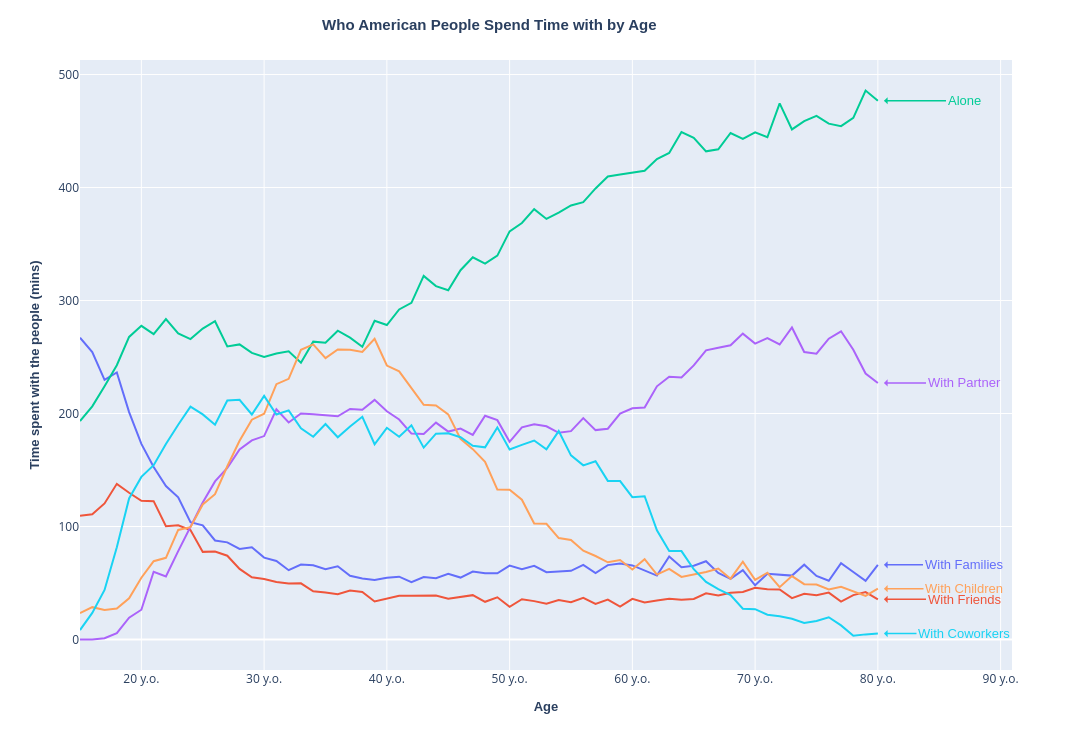

The code cell stored with this chart in its notebook:
### Code cell
# line plot or area plot of the time data

# sort Time by descending order
# df1_sort = df1_long.sort_values(by='Time_mins',ascending=False)
# print(df1_sort)

LinePlot_TimevsAge(df1_long, 'Year', 'Time_mins', 'People type')

### Figure 1 — Plotly figure (JSON) as saved in the notebook; plotly's stock layout.template omitted (floating-point values rounded to 4 significant figures)
{"data": [{"hovertemplate": "<b>With Parents, siblings, families:</b> %{y:.2f} mins<extra></extra>", "legendgroup": "Parents, siblings, families", "line": {"color": "#636EFA", "dash": "solid"}, "marker": {"symbol": "circle"}, "mode": "lines", "name": "Parents, siblings, families", "orientation": "v", "showlegend": true, "x": [15, 16, 17, 18, 19, 20, 21, 22, 23, 24, 25, 26, 27, 28, 29, 30, 31, 32, 33, 34, 35, 36, 37, 38, 39, 40, 41, 42, 43, 44, 45, 46, 47, 48, 49, 50, 51, 52, 53, 54, 55, 56, 57, 58, 59, 60, 61, 62, 63, 64, 65, 66, 67, 68, 69, 70, 71, 72, 73, 74, 75, 76, 77, 78, 79, 80], "xaxis": "x", "y": [267.1, 254.3, 229.8, 236.4, 201.3, 173.1, 152.7, 135.8, 125.8, 103.8, 101.0, 87.65, 85.96, 80.15, 81.61, 72.48, 69.53, 61.34, 66.36, 65.72, 62.11, 64.81, 56.45, 54.0, 52.7, 54.64, 55.61, 50.69, 55.29, 54.22, 58.07, 54.8, 60.09, 58.56, 58.64, 65.36, 62.21, 65.24, 59.57, 60.02, 60.74, 66.08, 58.83, 65.85, 67.32, 65.53, 60.9, 56.58, 73.46, 63.96, 65.28, 69.28, 58.83, 53.72, 61.42, 47.98, 58.15, 57.17, 56.55, 66.21, 56.28, 51.96, 67.46, 59.7, 51.94, 66.1], "yaxis": "y", "type": "scatter"}, {"hovertemplate": "<b>With Friends:</b> %{y:.2f} mins<extra></extra>", "legendgroup": "Friends", "line": {"color": "#EF553B", "dash": "solid"}, "marker": {"symbol": "circle"}, "mode": "lines", "name": "Friends", "orientation": "v", "showlegend": true, "x": [15, 16, 17, 18, 19, 20, 21, 22, 23, 24, 25, 26, 27, 28, 29, 30, 31, 32, 33, 34, 35, 36, 37, 38, 39, 40, 41, 42, 43, 44, 45, 46, 47, 48, 49, 50, 51, 52, 53, 54, 55, 56, 57, 58, 59, 60, 61, 62, 63, 64, 65, 66, 67, 68, 69, 70, 71, 72, 73, 74, 75, 76, 77, 78, 79, 80], "xaxis": "x", "y": [109.4, 110.7, 120.4, 137.8, 129.9, 122.7, 122.4, 100.2, 101.1, 96.79, 77.54, 77.86, 74.14, 62.49, 55.08, 53.48, 50.93, 49.46, 49.73, 42.65, 41.66, 40.12, 43.36, 42.1, 33.61, 36.2, 38.73, 38.7, 39.11, 38.86, 36.09, 37.46, 39.24, 33.36, 37.32, 28.92, 35.63, 33.96, 31.59, 34.84, 33.08, 36.82, 31.48, 35.28, 29.07, 35.95, 32.81, 34.45, 36.15, 35.18, 35.9, 40.83, 38.98, 41.38, 42.0, 45.8, 44.43, 44.23, 36.59, 40.51, 39.08, 41.5, 33.6, 39.3, 41.98, 35.59], "yaxis": "y", "type": "scatter"}, {"hovertemplate": "<b>With Alone:</b> %{y:.2f} mins<extra></extra>", "legendgroup": "Alone", "line": {"color": "#00CC96", "dash": "solid"}, "marker": {"symbol": "circle"}, "mode": "lines", "name": "Alone", "orientation": "v", "showlegend": true, "x": [15, 16, 17, 18, 19, 20, 21, 22, 23, 24, 25, 26, 27, 28, 29, 30, 31, 32, 33, 34, 35, 36, 37, 38, 39, 40, 41, 42, 43, 44, 45, 46, 47, 48, 49, 50, 51, 52, 53, 54, 55, 56, 57, 58, 59, 60, 61, 62, 63, 64, 65, 66, 67, 68, 69, 70, 71, 72, 73, 74, 75, 76, 77, 78, 79, 80], "xaxis": "x", "y": [193.3, 206.4, 224.2, 242.7, 267.8, 277.6, 270.2, 283.6, 270.9, 265.8, 275.1, 281.6, 259.3, 261.1, 253.7, 250.0, 253.2, 255.1, 244.9, 263.6, 262.6, 273.3, 267.1, 259.0, 282.0, 278.3, 292.1, 297.9, 321.7, 312.7, 309.0, 326.8, 338.2, 332.6, 339.7, 361.1, 368.6, 380.8, 372.2, 377.7, 384.1, 387.0, 399.2, 409.8, 411.5, 413.3, 414.8, 425.2, 430.5, 449.0, 444.0, 432.0, 433.9, 448.2, 443.0, 448.9, 444.5, 474.5, 451.4, 458.7, 463.4, 456.5, 454.3, 461.6, 485.8, 476.8], "yaxis": "y", "type": "scatter"}, {"hovertemplate": "<b>With Partner:</b> %{y:.2f} mins<extra></extra>", "legendgroup": "Partner", "line": {"color": "#AB63FA", "dash": "solid"}, "marker": {"symbol": "circle"}, "mode": "lines", "name": "Partner", "orientation": "v", "showlegend": true, "x": [15, 16, 17, 18, 19, 20, 21, 22, 23, 24, 25, 26, 27, 28, 29, 30, 31, 32, 33, 34, 35, 36, 37, 38, 39, 40, 41, 42, 43, 44, 45, 46, 47, 48, 49, 50, 51, 52, 53, 54, 55, 56, 57, 58, 59, 60, 61, 62, 63, 64, 65, 66, 67, 68, 69, 70, 71, 72, 73, 74, 75, 76, 77, 78, 79, 80], "xaxis": "x", "y": [0, 0.03069, 1.123, 5.697, 19.34, 26.35, 59.9, 55.77, 78.19, 99.44, 121.3, 139.9, 151.9, 168.2, 176.2, 180.0, 203.7, 192.0, 200.0, 199.2, 198.3, 197.6, 204.0, 203.3, 212.1, 201.9, 194.7, 182.3, 181.8, 191.9, 184.0, 186.7, 181.1, 198.0, 194.1, 174.9, 187.8, 190.5, 188.7, 182.9, 184.4, 195.9, 185.3, 186.5, 199.9, 204.6, 205.2, 224.1, 232.4, 231.8, 242.5, 255.9, 258.1, 260.4, 270.7, 261.9, 266.7, 261.1, 276.1, 254.4, 252.9, 266.2, 272.7, 256.4, 235.4, 227.0], "yaxis": "y", "type": "scatter"}, {"hovertemplate": "<b>With Children:</b> %{y:.2f} mins<extra></extra>", "legendgroup": "Children", "line": {"color": "#FFA15A", "dash": "solid"}, "marker": {"symbol": "circle"}, "mode": "lines", "name": "Children", "orientation": "v", "showlegend": true, "x": [15, 16, 17, 18, 19, 20, 21, 22, 23, 24, 25, 26, 27, 28, 29, 30, 31, 32, 33, 34, 35, 36, 37, 38, 39, 40, 41, 42, 43, 44, 45, 46, 47, 48, 49, 50, 51, 52, 53, 54, 55, 56, 57, 58, 59, 60, 61, 62, 63, 64, 65, 66, 67, 68, 69, 70, 71, 72, 73, 74, 75, 76, 77, 78, 79, 80], "xaxis": "x", "y": [23.46, 28.61, 26.09, 27.39, 36.45, 54.63, 69.29, 72.3, 96.94, 99.39, 119.5, 128.6, 153.3, 175.8, 194.5, 199.8, 225.9, 230.7, 256.4, 261.2, 248.9, 256.6, 256.4, 254.5, 266.1, 242.4, 237.3, 223.0, 207.7, 207.0, 199.2, 177.5, 168.4, 157.3, 132.7, 132.4, 123.7, 102.7, 102.4, 89.76, 88.13, 78.61, 73.9, 68.31, 70.33, 61.93, 71.08, 57.48, 62.51, 55.41, 57.59, 59.68, 62.77, 53.82, 68.85, 52.78, 59.07, 46.34, 56.12, 48.99, 48.64, 44.34, 46.72, 42.99, 38.61, 45.01], "yaxis": "y", "type": "scatter"}, {"hovertemplate": "<b>With Coworkers:</b> %{y:.2f} mins<extra></extra>", "legendgroup": "Coworkers", "line": {"color": "#19D3F3", "dash": "solid"}, "marker": {"symbol": "circle"}, "mode": "lines", "name": "Coworkers", "orientation": "v", "showlegend": true, "x": [15, 16, 17, 18, 19, 20, 21, 22, 23, 24, 25, 26, 27, 28, 29, 30, 31, 32, 33, 34, 35, 36, 37, 38, 39, 40, 41, 42, 43, 44, 45, 46, 47, 48, 49, 50, 51, 52, 53, 54, 55, 56, 57, 58, 59, 60, 61, 62, 63, 64, 65, 66, 67, 68, 69, 70, 71, 72, 73, 74, 75, 76, 77, 78, 79, 80], "xaxis": "x", "y": [8.342, 23.53, 43.81, 81.63, 124.9, 143.9, 154.2, 173.0, 190.1, 206.1, 199.2, 190.1, 211.5, 212.1, 199.1, 215.6, 199.1, 202.8, 187.0, 179.4, 190.7, 178.9, 188.5, 197.1, 172.8, 187.3, 179.4, 189.5, 169.8, 182.1, 182.5, 179.0, 171.4, 170.1, 187.7, 168.2, 172.2, 176.1, 168.3, 184.4, 162.9, 154.1, 157.7, 140.4, 140.2, 125.9, 126.8, 96.65, 78.32, 78.25, 62.19, 50.92, 44.56, 39.27, 27.19, 26.85, 21.89, 20.65, 18.39, 14.61, 16.37, 19.66, 12.48, 3.249, 4.533, 5.215], "yaxis": "y", "type": "scatter"}], "layout": {"xaxis": {"anchor": "y", "domain": [0, 1], "title": {"text": "<b>Age</b>", "font": {"size": 13, "family": "Arial"}}, "ticksuffix": " y.o."}, "yaxis": {"anchor": "x", "domain": [0, 1], "title": {"text": "<b>Time spent with the people (mins)</b>", "font": {"size": 13, "family": "Arial"}}}, "legend": {"title": {"text": "People type"}, "tracegroupgap": 0}, "margin": {"t": 60}, "title": {"font": {"size": 15, "family": "Arial"}, "text": "<b>Who American People Spend Time with by Age </b>", "x": 0.45}, "width": 1100, "height": 750, "hovermode": "x unified", "showlegend": false, "annotations": [{"align": "left", "arrowcolor": "#636EFA", "arrowhead": 1, "arrowsize": 0.8, "arrowwidth": 1.5, "ax": 80, "ay": 0, "font": {"color": "#636EFA", "family": "Arial", "size": 13}, "showarrow": true, "text": "With Families", "x": 80.5, "y": 66.1, "yanchor": "auto"}, {"align": "left", "arrowcolor": "#EF553B", "arrowhead": 1, "arrowsize": 0.8, "arrowwidth": 1.5, "ax": 80, "ay": 0, "font": {"color": "#EF553B", "family": "Arial", "size": 13}, "showarrow": true, "text": "With Friends", "x": 80.5, "y": 35.59, "yanchor": "auto"}, {"align": "left", "arrowcolor": "#00CC96", "arrowhead": 1, "arrowsize": 0.8, "arrowwidth": 1.5, "ax": 80, "ay": 0, "font": {"color": "#00CC96", "family": "Arial", "size": 13}, "showarrow": true, "text": "Alone", "x": 80.5, "y": 476.8, "yanchor": "auto"}, {"align": "left", "arrowcolor": "#AB63FA", "arrowhead": 1, "arrowsize": 0.8, "arrowwidth": 1.5, "ax": 80, "ay": 0, "font": {"color": "#AB63FA", "family": "Arial", "size": 13}, "showarrow": true, "text": "With Partner", "x": 80.5, "y": 227.0, "yanchor": "auto"}, {"align": "left", "arrowcolor": "#FFA15A", "arrowhead": 1, "arrowsize": 0.8, "arrowwidth": 1.5, "ax": 80, "ay": 0, "font": {"color": "#FFA15A", "family": "Arial", "size": 13}, "showarrow": true, "text": "With Children", "x": 80.5, "y": 45.01, "yanchor": "auto"}, {"align": "left", "arrowcolor": "#19D3F3", "arrowhead": 1, "arrowsize": 0.8, "arrowwidth": 1.5, "ax": 80, "ay": 0, "font": {"color": "#19D3F3", "family": "Arial", "size": 13}, "showarrow": true, "text": "With Coworkers", "x": 80.5, "y": 5.215, "yanchor": "auto"}]}}
